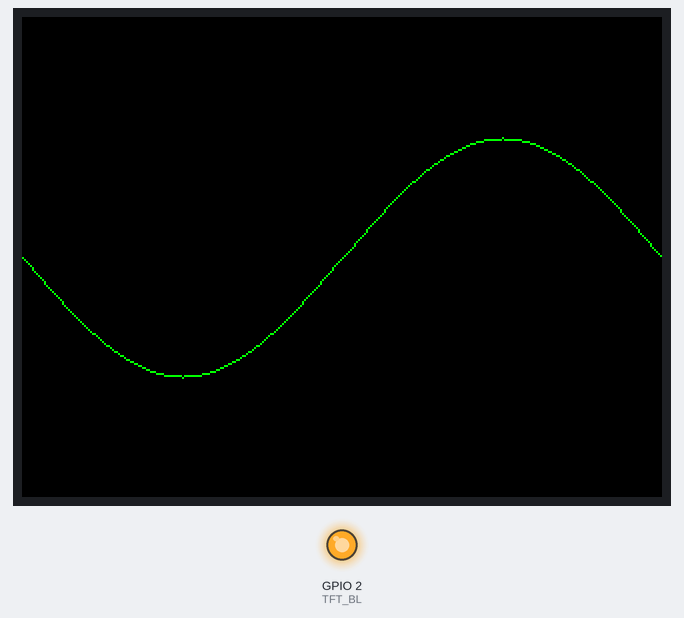
Recording of a sketch running on a simulated ESP32. Parts: 320×240 colour display, output pins drawn as LEDs (lit = HIGH). What the sketch prints to the serial monitor is not drawn.

Above: at 2.88 s.
At 7.39 s:
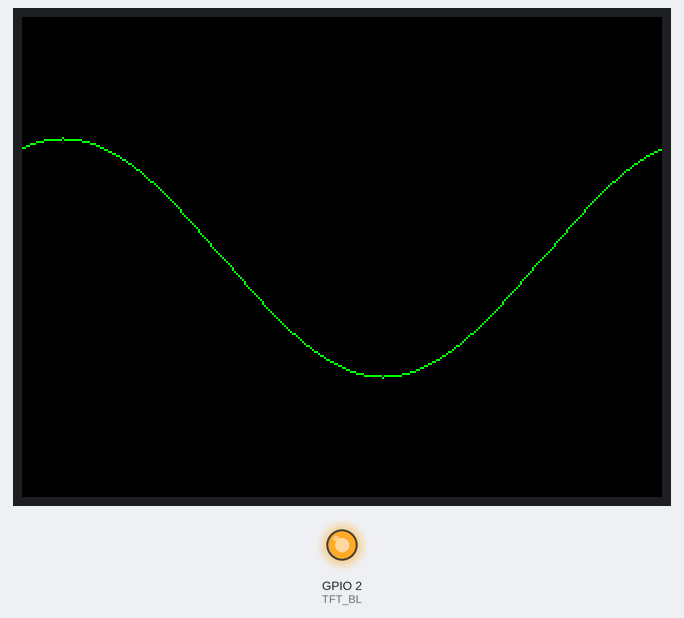
At 11.91 s:
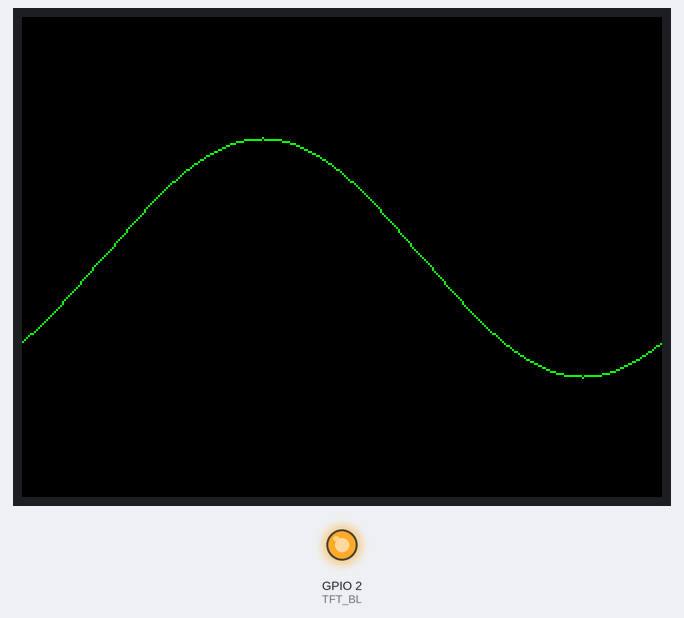
At 21.24 s:
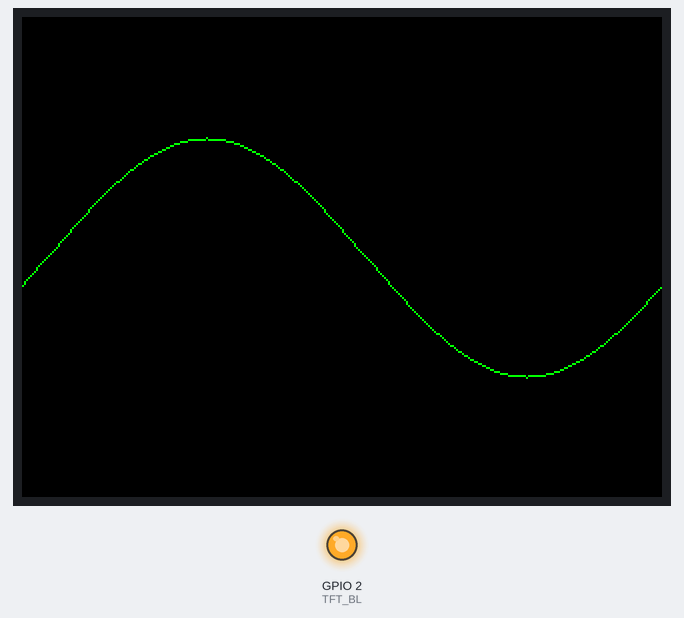
At 30.27 s:
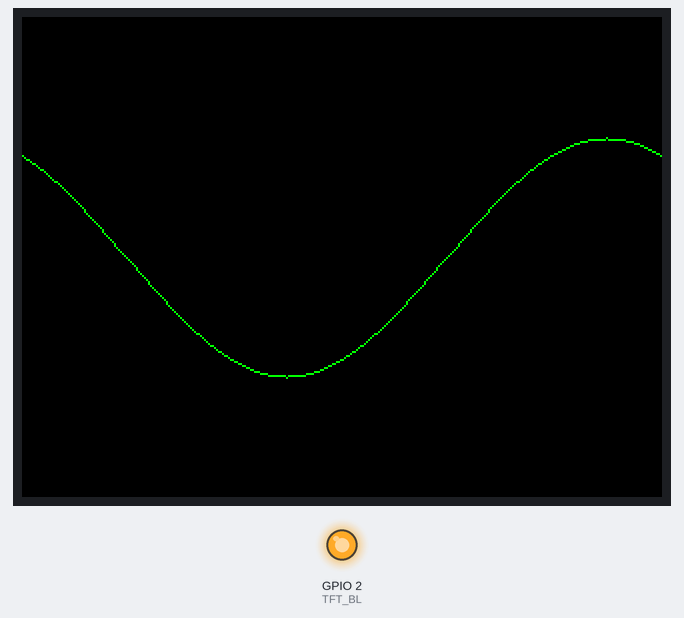
At 39.6 s:
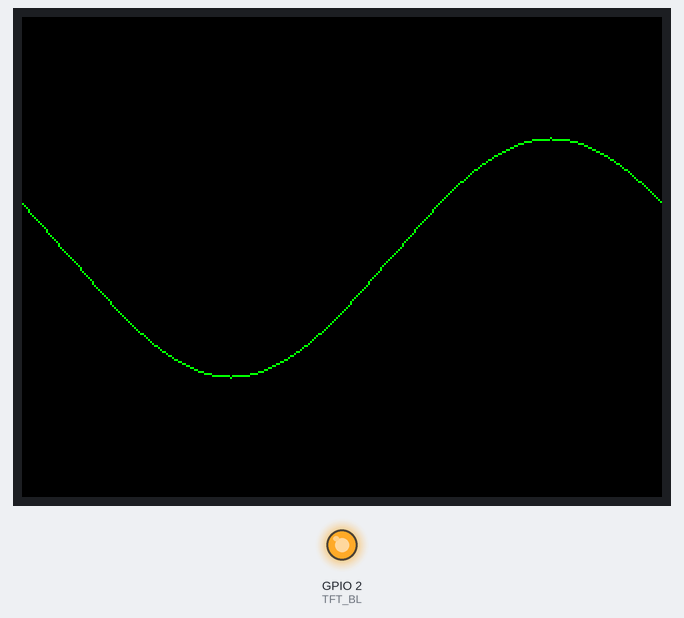

The sketch:

lcd_mp3.ino
```cpp
/*
  ST7789 2" LCD + DFPlayer Mini — ESP32-WROOM-32
  Animated sine wave on display, plays track 0001 every 3 seconds

  Requires libraries (install via Library Manager):
    - Adafruit GFX Library
    - Adafruit ST7735 and ST7789 Library

  Edited for ECE 1885 by: Matthew Ketas
  Last Edited: 3/26/2026
  LLMs Used: Claude Sonnet 4.6 Extended

  ---- ESP32 Pin Mapping ----
  LCD (VSPI):
    GPIO 23 (VSPI MOSI) -> LCD DIN
    GPIO 18 (VSPI SCK)  -> LCD CLK
    GPIO  5             -> LCD CS
    GPIO  4             -> LCD DC
    GPIO 15             -> LCD RST
    GPIO  2             -> LCD BL  (also onboard LED)

  DFPlayer Mini (Serial2):
    GPIO 17 (TX2) -> DFPlayer RX (use 1K resistor in series)
    GPIO 16 (RX2) -> DFPlayer TX

  USB Serial (Serial):
    GPIO 1  (TX0) -> USB (debug, programming)
    GPIO 3  (RX0) -> USB (debug, programming)
  ---------------------------
*/

#include <Adafruit_GFX.h>
#include <Adafruit_ST7789.h>
#include <SPI.h>

// ----- LCD Pin Definitions -----
#define TFT_CS    5
#define TFT_DC    4
#define TFT_RST  15
#define TFT_BL    2

// ----- Display Dimensions -----
#define SCREEN_W 240
#define SCREEN_H 320

// ----- Sine Wave Parameters -----
#define AMPLITUDE   60
#define WAVE_SPEED   3
#define LINE_COLOR  ST77XX_GREEN
#define BG_COLOR    ST77XX_BLACK
#define AXIS_COLOR  0x7BEF

// ----- DFPlayer Protocol -----
#define Start_Byte    0x7E
#define Version_Byte  0xFF
#define Command_Length 0x06
#define End_Byte      0xEF
#define Acknowledge   0x00

// ----- Playback Timer -----
#define PLAY_INTERVAL 3000  // Play track every 3 seconds

Adafruit_ST7789 tft = Adafruit_ST7789(TFT_CS, TFT_DC, TFT_RST);

// Two buffers: current wave and previous wave Y values
// After setRotation(1), width=320, height=240
int curY[320];
int oldY[320];
int offset = 0;
unsigned long lastPlayTime = 0;

// ============ DFPlayer Functions ============

void execute_CMD(byte CMD, byte Par1, byte Par2) {
  word checksum = -(Version_Byte + Command_Length + CMD + Acknowledge + Par1 + Par2);

  byte Command_line[10] = {
    Start_Byte, Version_Byte, Command_Length, CMD, Acknowledge,
    Par1, Par2, highByte(checksum), lowByte(checksum), End_Byte
  };

  for (byte k = 0; k < 10; k++) {
    Serial2.write(Command_line[k]);
  }
}

void setVolume(int volume) {
  execute_CMD(0x06, 0, volume);
  delay(500);
}

void playTrack(int track) {
  // Command 0x03 = play specific track by number
  execute_CMD(0x03, highByte(track), lowByte(track));
}

// ============ Setup ============

void setup() {
  Serial.begin(115200);
  Serial2.begin(9600, SERIAL_8N1, 16, 17);

  // --- Initialize DFPlayer ---
  delay(1000);
  execute_CMD(0x3F, 0, 0);   // Reset / init
  delay(500);
  setVolume(20);              // Volume 0-30
  delay(500);
  playTrack(1);               // Play track 0001 immediately
  lastPlayTime = millis();
  Serial.println("DFPlayer started — playing track 0001");

  // --- Initialize LCD ---
  pinMode(TFT_BL, OUTPUT);
  digitalWrite(TFT_BL, HIGH);

  tft.init(SCREEN_W, SCREEN_H, SPI_MODE0);
  tft.setRotation(1);        // Landscape: 320 x 240
  tft.fillScreen(BG_COLOR);

  // Pre-calculate initial wave into both buffers
  int w = tft.width();
  int h = tft.height();
  int centerY = h / 2;
  for (int x = 0; x < w; x++) {
    float angle = (float)(x + offset) * 6.2832 / (float)w;
    curY[x] = centerY + (int)(AMPLITUDE * sin(angle));
    oldY[x] = curY[x];
  }

  // Draw initial wave as connected lines
  for (int x = 0; x < w - 1; x++) {
    tft.drawLine(x, curY[x], x + 1, curY[x + 1], LINE_COLOR);
  }

  Serial.println("LCD initialized");
}

// ============ Main Loop ============

void loop() {
  // Play track 0001 every 3 seconds
  if (millis() - lastPlayTime >= PLAY_INTERVAL) {
    playTrack(1);
    lastPlayTime = millis();
    Serial.println("Playing track 0001");
  }

  // Animate sine wave
  int w = tft.width();
  int h = tft.height();
  int centerY = h / 2;

  // Calculate new wave positions
  for (int x = 0; x < w; x++) {
    float angle = (float)(x + offset) * 6.2832 / (float)w;
    curY[x] = centerY + (int)(AMPLITUDE * sin(angle));
  }

  // Erase old wave and draw new wave as connected line segments
  for (int x = 0; x < w - 1; x++) {
    // Erase old segment in black
    tft.drawLine(x, oldY[x], x + 1, oldY[x + 1], BG_COLOR);
    // Draw new segment in green
    tft.drawLine(x, curY[x], x + 1, curY[x + 1], LINE_COLOR);
  }

  // Copy current wave to old buffer for next frame
  memcpy(oldY, curY, sizeof(curY));

  // Shift the wave for next frame
  offset += WAVE_SPEED;
  if (offset >= w) {
    offset -= w;
  }
}
```
